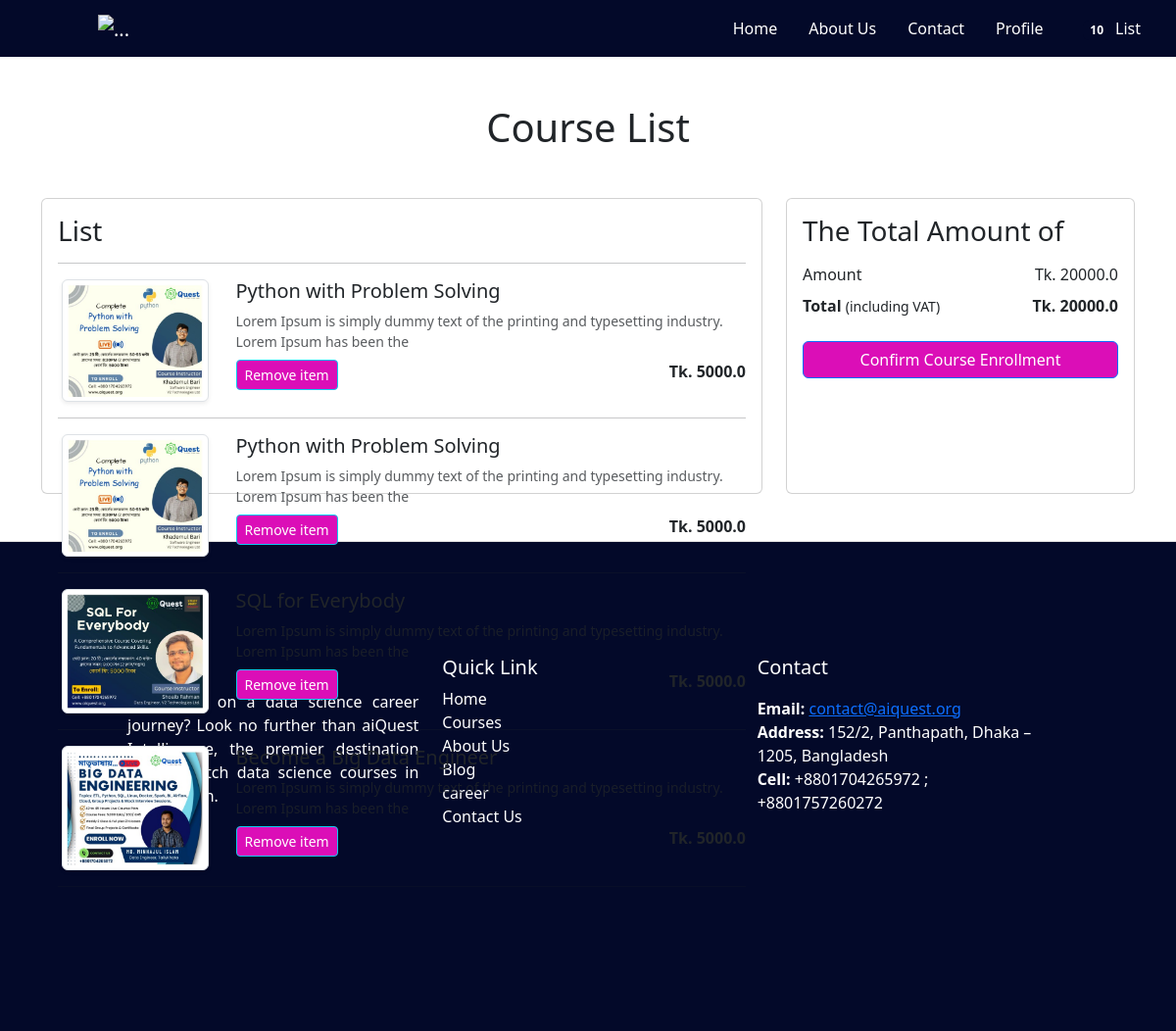
/list/ (signed in), run on the app's committed database.
### home/models.py (models this page shows, shortened)
class Cart(models.Model):
    user = models.ForeignKey(User, on_delete=models.CASCADE)
    course = models.ForeignKey(Course, on_delete=models.CASCADE)

class Course(models.Model):
    title = models.CharField(max_length = 100)
    selling_price = models.FloatField()
    discounted_price = models.FloatField()
    description = models.CharField(max_length=100)
    category = models.CharField(choices=CATEGORY_CHOICES, max_length=2)
    course_image = models.ImageField(upload_to ='courseimg')

### home/views.py (the view)
# urls.py: path('list/', views.show_list, name='showlist'),
@login_required
def show_list(request):
    if request.user.is_authenticated:
        user = request.user
        amount=0.0
        total_amount = 0.0
        list_course=[c for c in Cart.objects.all() if c.user==user]
        if list_course:
            for c in list_course:
                tempamount = c.course.discounted_price
                amount += tempamount
                totalamount = amount
            list_course = Cart.objects.filter(user=user)
            return render(request, 'home/addtolist.html',{'list_course':list_course, 'amount':amount, 'totalamount':totalamount})
        else:
            return render(request, 'home/emptylist.html')

### templates/home/addtolist.html (shortened to what this page needs)
{% extends 'common_code/base.html' %}
{% load static %}
{% block main-content %}
<div class="container my-5">
    <div class="row">
        <h1 class="text-center mb-5">Course List</h1>
        <div class="col-sm-8">
            <div class="card">
                <div class="card-body">
                    <h3>List</h3>
                    {% for l in list_course %}
                    <hr>
                    <div class="row">
                        <div class="col-sm-3 text-center align-self-center"><img
                                src="{{l.course.course_image.url}}" alt="" srcset=""
                                class="img-fluid img-thumbnail shadow-sm" height="150" width="150"> </div>
                        <div class="col-sm-9">
                            <div>
                                <h5>{{l.course.title}}</h5>
                                <p class="mb-2 text-muted small">{{l.course.description}}</p>
                                <div class="d-flex justify-content-between">
                                    <a href="#" class="btn btn-sm btn-info  text-white mr-3 remove-item" cid="{{l.course.id}}">Remove item </a>
                                    <p class="mb-0"><span><strong>Tk. {{l.course.discounted_price}}</strong></span></p>
                                </div>
                            </div>
                        </div>
                    </div>
                    {% endfor %}
                    <hr class="text-muted">
                </div>
            </div>
        </div>
        <div class="col-sm-4">
            <div class="card">
                <div class="card-body">
                    <h3>The Total Amount of</h3>
                    <ul class="list-group">
                        <li
                            class="list-group-item d-flex justify-content-between align-items-center border-0 px-0 pb-0">
                            Amount<span>Tk. {{amount}}</span></li>
                        <li
                            class="list-group-item d-flex justify-content-between align-items-center border-0 px-0 mb-3">
                            <div>
                                <strong>Total</strong> <small>(including VAT)</small>
                            </div>
                            <span><strong>Tk. <span id="totalamount"> {{totalamount}}</strong></span></span>
                        </li>
                    </ul>
                    <div class="d-grid"><a href="#" class="btn btn-primary">Confirm Course Enrollment</a></div>
                </div>
            </div>
        </div>
    </div>
</div>
{% endblock main-content %}

### templates/common_code/base.html (shortened to what this page needs)
<!DOCTYPE html>
<html lang="en">
    {% load static %}
<head>
    <link rel="stylesheet" href="{% static 'css/bootstrap.min.css' %}">
    {% block css %}<link rel="stylesheet" href="{% static 'css/common.css' %}">{% endblock css %}
    <link rel="stylesheet" href="https://cdnjs.cloudflare.com/ajax/libs/font-awesome/4.7.0/css/font-awesome.min.css">
</head>
<body>
    <nav class="navbar navbar-expand-lg bg-danger">
        <div class="container-fluid">
          <a class="navbar-brand" href="{% url 'home' %}"><img src="{% static 'images/logo.jpg.' %}" alt="..."></a>
          <div class="collapse navbar-collapse justify-content-end" id="navbarSupportedContent">
            <ul class="nav justify-content-end">
              <li class="nav-item">
                <a class="nav-link" href="{% url 'home' %}">Home</a>
              </li>
              <li class="nav-item">
                <a class="nav-link" href="{% url 'about' %}">About Us</a>
              </li>
                <li class="nav-item">
                  <a class="nav-link" href="{% url 'con' %}">Contact</a>
                </li>
                {% if request.user.is_authenticated %}
                <li class="nav-item">
                  <a class="nav-link" href="{% url 'profile' %}">Profile</a>
                </li>
                <li class="nav-item mx-2">
                  <a href="{% url 'showlist' %}" class="nav-link text-white"><span
                          class="badge bg-danger">10</span> List </a>
              </li>
                {% endif %}
              </ul>
          </div>
        </div>
      </nav>
    {% block main-content %}
    {% endblock main-content %}
      <footer class="footer mt-auto py-3">
        <div class="container center">
          <div class="row">
            <div class="col-lg-4 col-md-4 col-12">
              <div><img src="{% static 'images/logo.jpg.' %}" alt="..."></div>
              <div><p align="justify">Embarking on a data science career journey? Look no further than aiQuest Intelligence, the premier destination for top-notch data science courses in Bangladesh.</p></div>
              <div>
                <a href="#">  </a>
                <a href="#">  </a>
              </div>
            </div>
            <div class="col-lg-4 col-md-4 col-12">
              <ul class="list-inline">
                <h5>Quick Link</h5>
                <li class="list-inline-item"><a href="#">Home</a></li><br>
                <li class="list-inline-item"><a href="#">Courses</a></li><br>
                <li class="list-inline-item"><a href="#">About Us</a></li><br>
                <li class="list-inline-item"><a href="#">Blog</a></li><br>
                <li class="list-inline-item"><a href="#">career</a></li><br>
                <li class="list-inline-item"><a href="#">Contact Us</a></li>
              </ul>
            </div>
            <div class="col-lg-4 col-md-4 col-12">
              <h5>Contact</h5>
              <div class="et_pb_text_inner"><p><strong>Email:</strong> <a href="#">contact@aiquest.org</a><br /><strong>Address:</strong> 152/2, Panthapath, Dhaka – 1205, Bangladesh<br /><strong>Cell:</strong> +8801704265972 ; +8801757260272</p></div>
			      </div>
            </div>
          </div>
      </footer>
</body>
</html>

### static/css/common.css (style rules this page uses)
.nav-link { color: white; }
.bg-danger { background-color:rgb(3,9,41)!important; }
.navbar-brand { color: white; }
.card-body { height: 300px; }
.container-fluid { padding-left: 100px; }
.btn { background-color: #DB0EB7!important; text-align: center; }
.footer { height: 500px; color: white; background-color: rgb(3,9,41)!important; border-top: 1px solid #e0e0e0; }
.center { padding: 100px; }
.footer p { margin: 0; padding: 10px 0; }
.footer ul { list-style: none; margin: 0; padding: 0; }
.footer ul li { display: inline; margin-right: 15px; }
.footer ul li:last-child { margin-right: 0; }
.footer ul li a { text-decoration: none; color: white; }

### data on the page
Cart: course.course_image (picture), course "Python with Problem Solving", course.description "Lorem Ipsum is simply dummy text of the printing and typesetting industry. Lorem Ipsum has been the", course.discounted_price "5000.0"
Cart: course.course_image (picture), course "Python with Problem Solving", course.description "Lorem Ipsum is simply dummy text of the printing and typesetting industry. Lorem Ipsum has been the", course.discounted_price "5000.0"
Cart: course.course_image (picture), course "SQL for Everybody", course.description "Lorem Ipsum is simply dummy text of the printing and typesetting industry. Lorem Ipsum has been the", course.discounted_price "5000.0"
Cart: course.course_image (picture), course "Become a Big Data Engineer", course.description "Lorem Ipsum is simply dummy text of the printing and typesetting industry. Lorem Ipsum has been the", course.discounted_price "5000.0"

### other printed values
{{ amount }} "20000.0"
{{ totalamount }} "20000.0"
